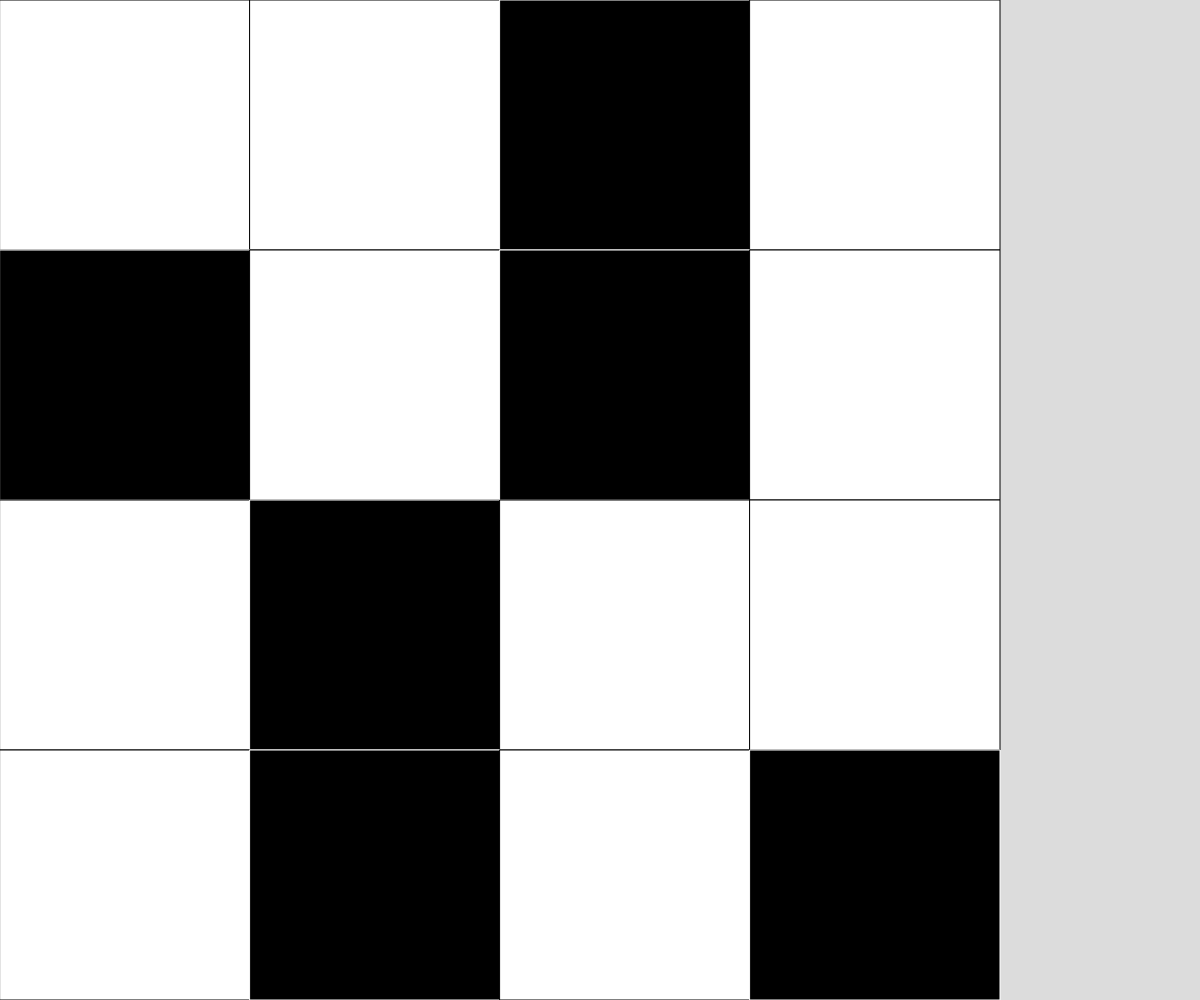
Frame 1 (no input)
Frame 60 (no input): identical to frame 1, image omitted
Frame 120 (the mouse pressed at the canvas centre since frame 60): identical to frame 1, image omitted

The p5.js sketch that drew this single still picture (run headless with seeded random() and noise() and a simulated clock; from frame 60 on, the mouse is pressed at the canvas centre):

// p5.js sketch
// ── sketch.js
// Project Title
// Your Name
// Date
//
// Extra for Experts:
// - describe what you did to take this project "above and beyond"

let cellSize;

let theGrid =[[0, 0, 1, 0],
              [1, 0, 1, 0],
              [0, 1, 0, 0],
              [0, 1, 0, 1]];


const SQUARE_DIMENTSIONS = theGrid.length;

function setup() {
  createCanvas(windowWidth, windowHeight);
  
  if(width <height){
    cellSize = width/SQUARE_DIMENTSIONS;
  }
  else{
    cellSize = height/SQUARE_DIMENTSIONS;
  }
}

function draw() {
  background(220);
  showGrid();

}



function showGrid(){
  for (let y =0; y < SQUARE_DIMENTSIONS; y++){
    for (let x = 0; x < SQUARE_DIMENTSIONS; x++){
      if (theGrid[y][x] === 1){
        stroke("white");
        fill("black");
      }
      if (theGrid[y][x] === 0){
        stroke("black");
        fill("white");
      }
      square(x * cellSize, y * cellSize, cellSize);
    }
    

  }
}

function mouseClicked(){
  let xCell = floor(mouseX/cellSize); 
  let yCell = floor(mouseY/cellSize);
  
  if (theGrid[yCell][xCell] === 1){  
    theGrid[yCell][xCell] = 0;
  }
  else{
    theGrid[yCell][xCell] = 1;
  }

}
